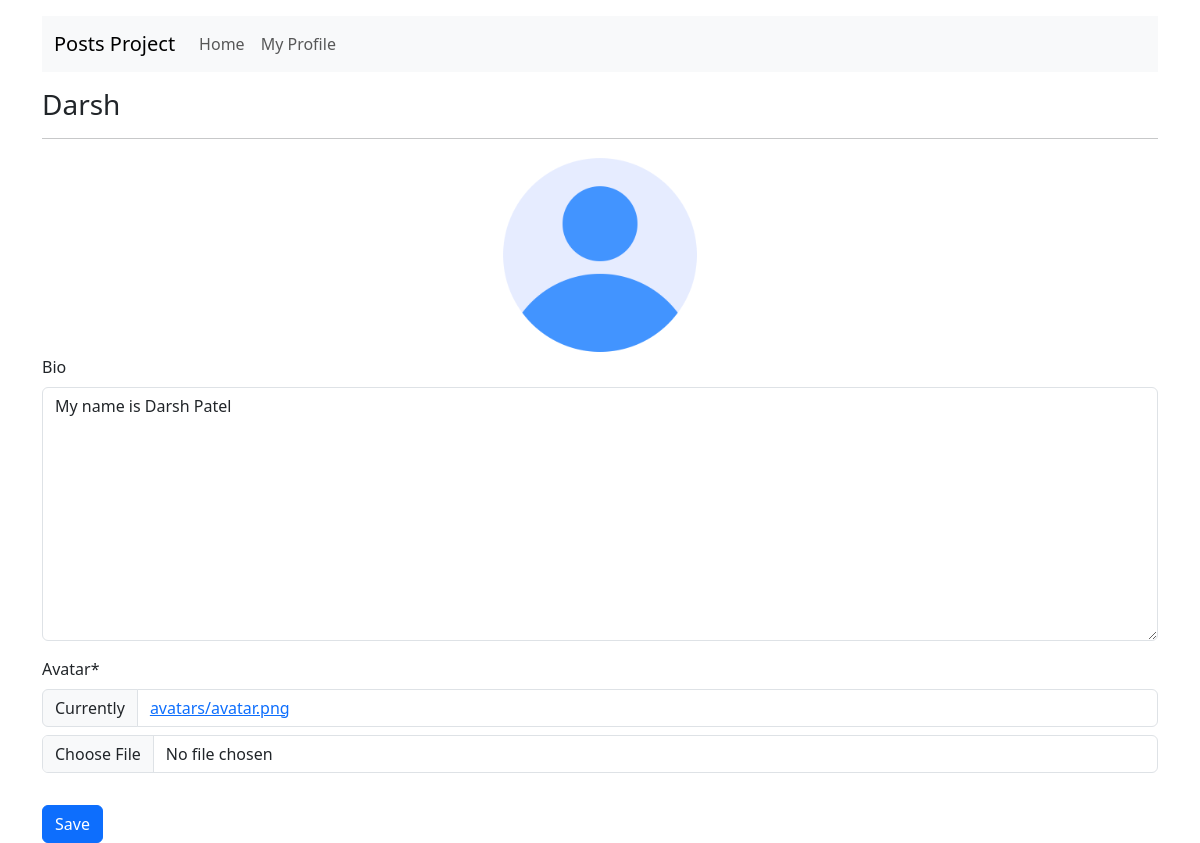
The app's page /profiles/my/ (signed in), older data.
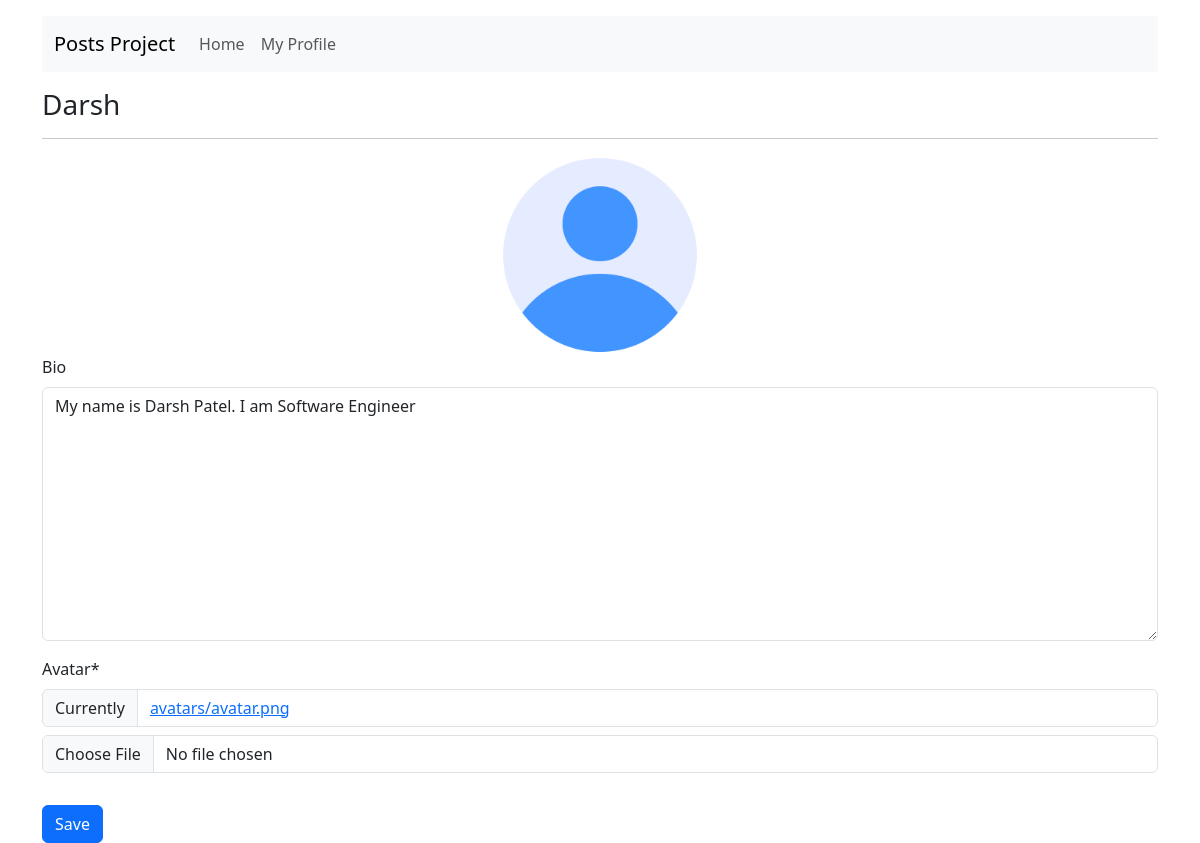
The same page, newer data.
### profiles/models.py (models this page shows, shortened)
class Profile(models.Model):
    user = models.OneToOneField(User, on_delete = models.CASCADE)
    bio = models.TextField(blank = True)
    avatar = models.ImageField(default = 'avatar.png', upload_to='avatars')
    updated = models.DateTimeField(auto_now = True)
    created = models.DateTimeField(auto_now_add = True)

### profiles/views.py (the view, shortened to what this page needs)
# urls.py: path("my/", my_profile_view, name="my-profile")
@login_required
def my_profile_view(request):
    obj = Profile.objects.get(user = request.user)
    form = ProfileForm(request.POST or None, request.FILES or None, instance=obj)
    context ={
        'obj': obj,
        'form': form,
    }
    return render(request, "profiles/main.html", context)

### profiles/forms.py
class ProfileForm(forms.ModelForm):
    class Meta:
        model = Profile
        fields = ['bio','avatar']

### profiles/templates/profiles/main.html (shortened to what this page needs)
{% extends "base.html" %}
{% load static %}
{% load crispy_forms_tags %}
{% block content %}
    <h3> {{obj.user}}</h3>
    <hr>
    <div class="text-center" id = "avatar-box">
        <img src = "{{ obj.avatar.url }}" class="rounded" height="200px" width="auto" alt = "{{obj.user.username}}">
    </div>
    <form id="profile-form">
        {{form|crispy}}
        <button type="submit" class="btn btn-primary mt-3">Save</button>
    </form>
{% endblock content %}

Row changes from the older to the newer data that the page shows:
changed Profile "Darsh": bio "My name is Darsh Patel" → "My name is Darsh Patel. I am Software Engineer"
